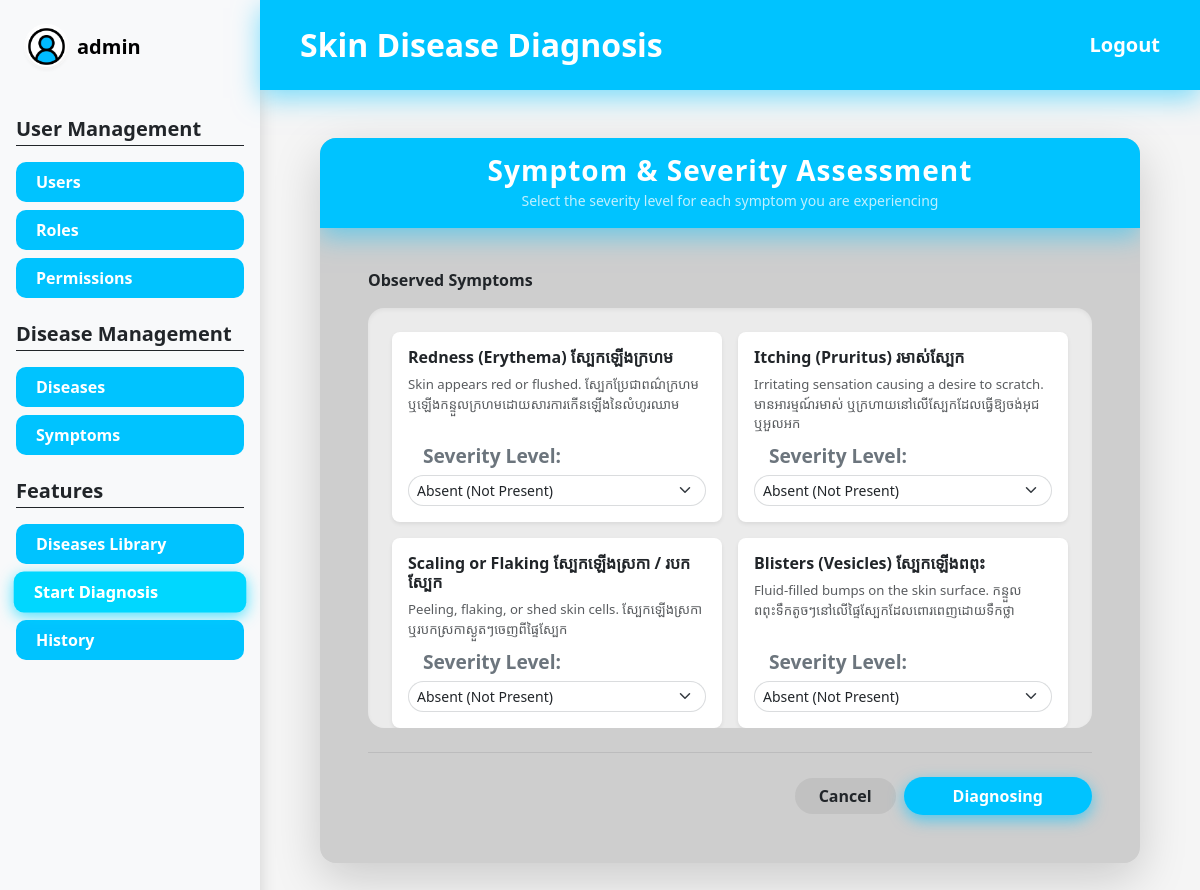
/diagnoses/diagnose (signed in), run on the app's committed database.
### app/models/user.py (models this page shows, shortened)
class User(UserMixin, db.Model):
    __tablename__ = "users"
    id = db.Column(db.Integer, primary_key=True)
    username = db.Column(db.String(80), unique=True, nullable=False)
    email = db.Column(db.String(120), unique=True, nullable=False)
    full_name = db.Column(db.String(120), nullable=False)
    phone_number = db.Column(db.String(15), unique=True, nullable=False)
    is_active = db.Column(db.Boolean, default=True, nullable=False)
    password_hash = db.Column(db.String(255), nullable=False)
    picture = db.Column(db.String(255))
    created_at = db.Column(db.DateTime, default=datetime.utcnow, nullable=False)
    updated_at = db.Column(db.DateTime, default=datetime.utcnow, onupdate=datetime.utcnow, nullable=False)
    roles = db.relationship("Role", secondary=user_roles, back_populates="users")
    diagnoses = db.relationship("Diagnose", secondary=user_diagnoses, back_populates="users")
    def has_role(self, role_name: str) -> bool:
        return any(role.name == role_name for role in self.roles)
    @property
    def is_admin(self) -> bool:
        return self.has_role("Admin")

### app/models/fact.py (models this page shows, shortened)
class Fact(db.Model):
    __tablename__ = "facts"
    id = db.Column(db.Integer, primary_key=True)
    symptom = db.Column(db.String(80), unique=True, nullable=False)
    description = db.Column(db.String(255))
    created_at = db.Column(db.DateTime, default=datetime.utcnow, nullable=False)
    updated_at = db.Column(
        db.DateTime,
        default=datetime.utcnow,
        onupdate=datetime.utcnow,
        nullable=False
    )
    rule_facts = db.relationship("RuleFact", back_populates="fact", cascade="all, delete-orphan")
    diagnose_facts = db.relationship("DiagnoseFact", back_populates="fact", cascade="all, delete-orphan")

### app/routes/diagnose_routes.py (the view, shortened to what this page needs)
@diagnose_bp.route("/diagnose", methods=["GET", "POST"])
@login_required
def diagnose():
    form = DiagnoseForm()
    facts = Fact.query.all()
    return render_template("diagnoses/_form.html", form=form, facts=facts)

### app/forms/diagnose_form.py
class DiagnoseForm(FlaskForm):
    submit = SubmitField('Run Diagnosis')

### app/templates/diagnoses/_form.html (shortened to what this page needs)
{% extends "layouts/base.html" %}
{% block content %}
<div class="container d-flex justify-content-center">
    <div class="card border-0 shadow-lg rounded-4 overflow-hidden" style="max-width: 900px; width: 100%; background-color: #cecece;">
        <div class="bg-custom-blue py-3 text-center header-glow mb-4">
            <h4 class="text-white fw-bold mb-0 card-header-title">Symptom & Severity Assessment</h4>
            <small class="text-white text-opacity-75">Select the severity level for each symptom you are experiencing</small>
        </div>
        <div class="card-body px-5 pb-5">
            <form method="post">
                <div class="mb-4">
                    <label class="form-label fw-bold text-dark mb-3">Observed Symptoms</label>
                    <div class="form-control rounded-4 form-control-custom p-4 shadow-inner" style="max-height: 420px; overflow-y: auto; background-color: #f8f9fa;">
                        <div class="row g-3">
                            {% for fact in facts %}
                                <div class="col-md-6">
                                    <div class="card h-100 border-0 shadow-sm rounded-3 p-3 bg-white">
                                        <div class="d-flex justify-content-between align-items-start mb-2">
                                            <h6 class="fw-bold text-dark mb-0">{{ fact.symptom }}</h6>
                                        </div>
                                        {% if fact.description %}
                                            <p class="text-muted small mb-2" style="font-size: 0.825rem;">{{ fact.description }}</p>
                                        {% endif %}
                                        <div class="mt-auto">
                                            <label for="severity_{{ fact.id }}" class="form-label form-label-sm text-secondary small fw-semibold mb-1">
                                                Severity Level:
                                            </label>
                                            <select class="form-select form-select-sm rounded-pill border-secondary border-opacity-25"
                                                    name="severity_{{ fact.id }}"
                                                    id="severity_{{ fact.id }}">
                                                <option value="0.0" selected>Absent (Not Present)</option>
                                            </select>
                                        </div>
                                    </div>
                                </div>
                            {% endfor %}
                        </div>
                    </div>
                </div>
                <div class="d-flex justify-content-end align-items-center gap-2 mt-4 pt-4 border-top border-dark border-opacity-10">
                    <a href="{{ url_for('diagnoses.dashboard') }}" class="btn btn-transparent-gray rounded-pill px-4 fw-semibold text-dark">
                        Cancel
                    </a>
                    <button type="submit" class="btn bg-custom-blue text-white rounded-pill px-5 fw-bold btn-glow">
                        Diagnosing
                    </button>
                </div>
            </form>
        </div>
    </div>
</div>
{% endblock %}

### app/templates/layouts/base.html (shortened to what this page needs)
<!DOCTYPE html>
<html lang="en">
<head>
    <link href="https://cdn.jsdelivr.net/npm/bootstrap@5.3.0/dist/css/bootstrap.min.css" rel="stylesheet" />
    <link rel="stylesheet" href="{{ url_for('static', filename='css/style.css') }}" />
</head>
<body>
    <div class="d-flex min-vh-100">
        <aside class="sidebar d-none d-md-flex flex-column bg-light shadow">
            <div class="sidebar-user-header p-4 d-flex align-items-center mb-4">
                <div class="user-avatar-small me-2">
                    <img src="{% if current_user.is_authenticated and current_user.picture %}
                            {{ url_for('static', filename='uploads/' ~ current_user.picture) }}
                        {% else %}{{ url_for('static', filename='images/8358770.png') }}
                        {% endif %}"
                    class="rounded-circle w-100 h-100 shadow-sm"
                    style="object-fit: cover;">
                </div>
                <span class="text-black fw-bold fs-5">{{ current_user.username if current_user.is_authenticated else "User" }}</span>
            </div>
            {% if current_user.is_authenticated %}
                {% if current_user.roles %}
                    {% set role_list = current_user.roles | map(attribute='name') | map('lower') | list %}
                {% elif current_user.role %}
                    {% set role_list = [current_user.role.name | lower] if current_user.role.name is defined else [current_user.role | lower] %}
                {% else %}
                    {% set role_list = [] %}
                {% endif %}
                {% set is_admin_user = (current_user.is_admin is defined and current_user.is_admin) or ('admin' in role_list) %}
                {% set is_dermatologist_user = 'dermatologist' in role_list %}
                {% if is_admin_user %}
                    <div class="px-3 mb-4">
                        <h5 class="fw-bold text-dark border-bottom border-dark pb-1 mb-3">User Management</h5>
                        <nav class="nav flex-column gap-2">
                            <a href="{{ url_for('users.index') }}" class="sidebar-link {% if request.blueprint == 'users' %}active{% endif %}">Users</a>
                            <a href="{{ url_for('roles.index') }}" class="sidebar-link {% if request.blueprint == 'roles' %}active{% endif %}">Roles</a>
                            <a href="{{ url_for('permissions.index') }}" class="sidebar-link {% if request.blueprint == 'permissions' %}active{% endif %}">Permissions</a>
                        </nav>
                    </div>
                {% endif %}
                {% if is_admin_user or is_dermatologist_user %}
                    <div class="px-3 mb-4">
                        <h5 class="fw-bold text-dark border-bottom border-dark pb-1 mb-3">Disease Management</h5>
                        <nav class="nav flex-column gap-2">
                            <a href="{{ url_for('rules.index') }}" class="sidebar-link {% if request.blueprint == 'rules' %}active{% endif %}">Diseases</a>
                            <a href="{{ url_for('facts.index') }}" class="sidebar-link {% if request.blueprint == 'facts' %}active{% endif %}">Symptoms</a>
                        </nav>
                    </div>
                {% endif %}
                <div class="px-3 mb-4">
                    <h5 class="fw-bold text-dark border-bottom border-dark pb-1 mb-3">Features</h5>
                    <nav class="nav flex-column gap-2">
                        <a href="{{ url_for('diagnoses.dashboard') }}" class="sidebar-link {% if request.endpoint == 'diagnoses.dashboard' %}active{% endif %}">Diseases Library</a>
                        <a href="{{ url_for('diagnoses.diagnose') }}" class="sidebar-link {% if request.endpoint == 'diagnoses.diagnose' %}active{% endif %}">Start Diagnosis</a>
                        <a href="{{ url_for('diagnoses.diagnose_history') }}" class="sidebar-link {% if request.endpoint == 'diagnoses.diagnose_history' %}active{% endif %}">History</a>
                    </nav>
                </div>
            {% endif %}
        </aside>
        <div class="flex-grow-1 bg-custom-gray-light">
            <nav class="navbar navbar-expand-lg navbar-dark bg-custom-blue header-glow p-3">
                <div class="container-fluid px-4">
                    <a class="navbar-brand fw-bold fs-2" href="#">Skin Disease Diagnosis</a>
                    <div class="ms-auto">
                        {% if current_user.is_authenticated %}
                            <a href="{{ url_for('auth.logout') }}" class="text-white fw-bold text-decoration-none fs-5">Logout</a>
                        {% else %}
                            <a href="{{ url_for('auth.login') }}" class="text-white fw-bold text-decoration-none fs-5">Login</a>
                        {% endif %}
                    </div>
                </div>
            </nav>
            <main class="p-5">
                {% block content %}{% endblock %}
            </main>
        </div>
    </div>
</body>
</html>

### app/static/css/style.css (style rules this page uses)
body { background-color: #f5f5f5; }
.form-label-sm { font-size: 1.2rem !important; font-weight: 800; color: #333; margin-bottom: 4px; margin-left: 15px; display: block; }
.card-header-title { font-size: 1.75rem !important; letter-spacing: 1px; }
.shadow-inner { box-shadow: inset 0px 2px 4px rgba(0, 0, 0, 0.05); }
.form-control-custom { background-color: rgba(255, 255, 255, 0.6) !important; border: none !important; box-shadow: inset 0 2px 4px rgba(0, 0, 0, 0.05); }
.bg-custom-blue { background-color: #00c3ff !important; }
.sidebar { width: 260px; min-width: 260px; background-color: #f8f9fa; }
.header-glow { box-shadow: 0px 8px 20px rgba(0, 195, 255, 0.4); position: relative; z-index: 10; }
.sidebar-link { display: block; width: 100%; padding: 8px 20px; background-color: #00c3ff; color: white !important; text-decoration: none; font-weight: bold; border-radius: 10px; transition: all 0.2s ease-in-out; border: none; text-align: left; }
.sidebar-link:hover, .sidebar-link.active { box-shadow: 0px 4px 15px rgba(0, 195, 255, 0.7); transform: scale(1.02); filter: brightness(1.1); }
.user-avatar-small { width: 45px; height: 45px; background: white; border-radius: 50%; padding: 2px; }
.header-glow { box-shadow: 0px 8px 20px rgba(0, 195, 255, 0.5); z-index: 1; position: relative; }
.btn-glow { box-shadow: 0px 5px 12px rgba(0, 195, 255, 0.6); }
.form-control-custom { background-color: rgba(163, 163, 163, 0.3); border: none; color: #333; padding: 0.8rem 1.5rem; }
.form-control-custom::placeholder { color: #7a7a7a; }
.btn-transparent-gray { background-color: rgba(163, 163, 163, 0.3); color: white; border: none; }
.bg-custom-blue { background-color: #00c3ff; }
.header-glow { box-shadow: 0px 8px 25px rgba(0, 195, 255, 0.5); z-index: 1; position: relative; }
.btn-glow { box-shadow: 0px 5px 15px rgba(0, 195, 255, 0.6); }

### data on the page
User: is_active+username "admin"
Fact: symptom "Redness (Erythema) ស្បែកឡើងក្រហម", description "Skin appears red or flushed. ស្បែកប្រែជាពណ៌ក្រហម ឬឡើងកន្ទួលក្រហមដោយសារការកើនឡើងនៃលំហូរឈាម", id "Absent (Not Present)"
Fact: symptom "Itching (Pruritus) រមាស់ស្បែក", description "Irritating sensation causing a desire to scratch. មានអារម្មណ៍រមាស់ ឬក្រហាយនៅលើស្បែកដែលធ្វើឱ្យចង់អុជ ឬអួលអក", id "Absent (Not Present)"
Fact: symptom "Scaling or Flaking ស្បែកឡើងស្រកា / របកស្បែក", description "Peeling, flaking, or shed skin cells. ស្បែកឡើងស្រកា ឬរបកស្រកាស្ងួតៗចេញពីផ្ទៃស្បែក", id "Absent (Not Present)"
Fact: symptom "Blisters (Vesicles) ស្បែកឡើងពពុះ", description "Fluid-filled bumps on the skin surface. កន្ទួលពពុះទឹកតូចៗនៅលើផ្ទៃស្បែកដែលពោរពេញដោយទឹកថ្លា", id "Absent (Not Present)"
